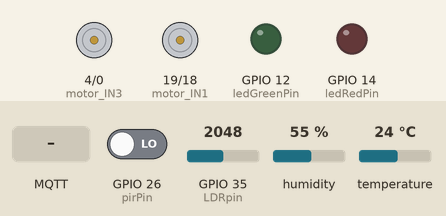
A program run on a simulated ESP32. Shown: motor-driver pin pairs drawn as motors (green arrow = first pin HIGH = forward, orange = second pin HIGH = backward, longer = more drive), output pins drawn as LEDs (lit = HIGH). Inputs (shaded band) come from the test bench; at power-on: GPIO 26 (pirPin) LOW, humidity 55 %, GPIO 35 (LDRpin) = 2048, temperature 24 °C (analog values on the 0–4095 scale). WiFi joins after 1.5 s; servers stay silent unless stated; uploads are accepted with an empty reply; the local clock reads 2024-03-15 10:24:30 at power-on unless the program sets it; no MQTT or app messages arrive unless stated; web services answer with replies made up by the test bench; what the program prints to the serial monitor is not drawn.

Above: at 2.7 s.
2.8 s: GPIO 26 (pirPin) driven HIGH
At 5.0 s:
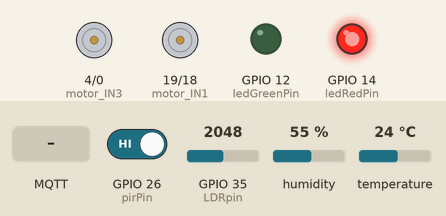
6.2 s: humidity set to 41 %
9.5 s: humidity set to 38 %
At 12.2 s:
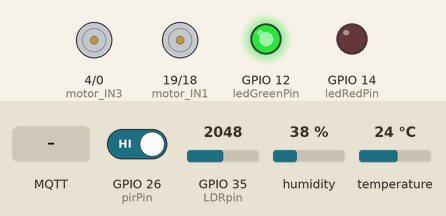
13.4 s: MQTT message "Frente" arrives on the first subscribed topic
At 16.3 s:
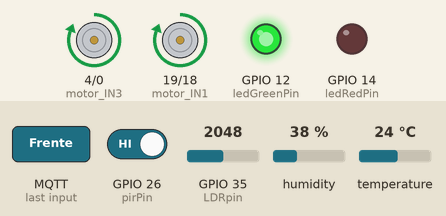
16.7 s: MQTT message "Tras" arrives on the first subscribed topic
At 19.4 s:
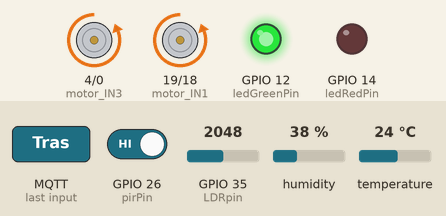
20.1 s: MQTT message "Esquerda" arrives on the first subscribed topic
At 22.4 s:
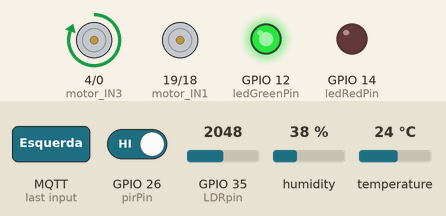
Timing chart, 0 to 23.9 s (numbered marks = the images above; inputs shaded):
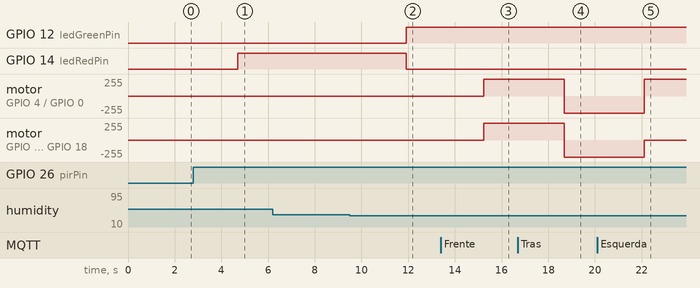

The program:

main.cpp
```cpp
#include <WiFi.h>
#include <HTTPClient.h>
#include <UrlEncode.h>
#include <PubSubClient.h>
#include "DHT.h"
#include <ArduinoJson.h>
#include "time.h"

// --- CONFIGURAÇÕES DE REDE E MQTT ---
const char* ssid = "Gustavo";
const char* password = "mqtteste";
const char* mqtt_server = "broker.hivemq.com";
const int mqtt_port = 1883;
const char* mqtt_topic_command = "senai/cimatec/robo/comandos/gradin";

// --- CONFIGURAÇÕES DO CALLMEBOT ---
String phoneNumber = "557199687174";
String apiKey = "3813015";

// --- MAPEAMENTO DE PINOS ---
#define DHTTYPE DHT11
#define DHTpin  25
const int pirPin = 26;
const int LDRpin = 35;
const int ledRedPin = 14;
const int ledGreenPin = 12;
const int motor_IN1= 19; // controle do motor esquerdo
const int motor_IN2= 18; // controle do motor esquerdo
const int motor_IN3= 4;  // controle do motor direito
const int motor_IN4= 0;  // controle do motor direito


WiFiClient espClient;
PubSubClient client(espClient);
DHT dht(DHTpin, DHTTYPE);


const char* api_url = "http://10.183.253.145:5000/leituras";


// --- CONFIGURAÇÃO DE HORÁRIO ---
const char* ntpServer = "pool.ntp.org";
const long  gmtOffset_sec = -3 * 3600; // Fuso Horário Brasil (GMT-3)
const int   daylightOffset_sec = 0;

bool systemEnabled = true; // Robô começa ligado
unsigned long lastMsg = 0; // Para o timer do loop principal


void callback(char* topic, byte* payload, unsigned int length);
void controlMotors(String command);
void sendWhatsAppAlert();
String obterTimestamp();
void enviarDadosParaAPI(float temp, float umid, int lum, bool pres, int prob);

void setup_wifi() {
  delay(10);
  Serial.println();
  Serial.print("Conectando a ");
  Serial.println(ssid);
  WiFi.begin(ssid, password);
  while (WiFi.status() != WL_CONNECTED) {
    delay(500);
    Serial.print(".");
  }
  Serial.println("\nWiFi conectado!");
  Serial.print("Endereço IP: ");
  Serial.println(WiFi.localIP());
  configTime(gmtOffset_sec, daylightOffset_sec, ntpServer);
}

void reconnect() {
  while (!client.connected()) {
    Serial.print("Tentando conectar ao MQTT...");
    if (client.connect("ESP32_Robo_Explorador")) {
      Serial.println("conectado!");
      client.subscribe(mqtt_topic_command);
    } else {
      Serial.print("falhou, rc=");
      Serial.print(client.state());
      Serial.println(" tentando novamente em 5 segundos");
      delay(5000);
    }
  }
}

void callback(char* topic, byte* payload, unsigned int length) {
  String command;
  for (int i = 0; i < length; i++) {
    command += (char)payload[i];
  }
  Serial.print("Comando recebido: ");
  Serial.println(command);

  if (command == "DESLIGAR") {
    systemEnabled = false;
    controlMotors("STOP");
  } else {
    // Qualquer outro comando de movimento liga o sistema
    systemEnabled = true;
    controlMotors(command);
  }
}


void controlMotors(String command) {

        digitalWrite(motor_IN1, LOW);
        digitalWrite(motor_IN2, LOW);
        digitalWrite(motor_IN3, LOW);
        digitalWrite(motor_IN4, LOW);

    if (command == "Frente") {
        digitalWrite(motor_IN1, HIGH);
        digitalWrite(motor_IN2, LOW);
        digitalWrite(motor_IN3, HIGH);
        digitalWrite(motor_IN4, LOW);

    } else if (command == "Tras") {
        digitalWrite(motor_IN1, LOW);
        digitalWrite(motor_IN2, HIGH);
        digitalWrite(motor_IN3, LOW);
        digitalWrite(motor_IN4, HIGH);

    } else if (command == "Esquerda") {
        digitalWrite(motor_IN1, LOW);
        digitalWrite(motor_IN2, LOW);
        digitalWrite(motor_IN3, HIGH);
        digitalWrite(motor_IN4, LOW);
    } else if (command == "Direita") {
        digitalWrite(motor_IN1, HIGH);
        digitalWrite(motor_IN2, LOW);
        digitalWrite(motor_IN3, LOW);
        digitalWrite(motor_IN4, LOW);
    } else if (command == "Parado") {
        digitalWrite(motor_IN1, LOW);
        digitalWrite(motor_IN2, LOW);
        digitalWrite(motor_IN3, LOW);
        digitalWrite(motor_IN4, LOW);
    }
}

// --- FUNÇÃO PARA ALERTA NO WHATSAPP ---
void sendWhatsAppAlert() {
  String message = "Alerta! Alta probabilidade de vida detectada no planeta.";
  String url = "https://api.callmebot.com/whatsapp.php?phone=" + phoneNumber + "&apikey=" + apiKey + "&text=" + urlEncode(message);

  HTTPClient http;
  http.begin(url);
  http.addHeader("Content-Type", "application/x-www-form-urlencoded");

  int httpResponseCode = http.GET();
  if (httpResponseCode == 200) {
    Serial.println("Mensagem de alerta enviada com sucesso!");
  } else {
    Serial.print("Erro ao enviar mensagem de alerta! Código: ");
    Serial.println(httpResponseCode);
  }
  http.end();
}

// --- FUNÇÃO PARA OBTER TIMESTAMP ---
String obterTimestamp() {
  struct tm timeinfo;
  if (!getLocalTime(&timeinfo)) {
    Serial.println("Falha ao obter a hora do servidor NTP");
    return "2025-01-01T00:00:00Z";
  }
  char timeStringBuff[32];
  strftime(timeStringBuff, sizeof(timeStringBuff), "%Y-%m-%dT%H:%M:%SZ", &timeinfo);
  return String(timeStringBuff);
}


// --- FUNÇÃO PARA ENVIAR DADOS À API ---
void enviarDadosParaAPI(float temp, float umid, int lum, bool pres, int prob) {
  if (WiFi.status() != WL_CONNECTED) {
    Serial.println("API: Sem WiFi, não foi possível enviar dados.");
    return;
  }

  HTTPClient http;
  http.begin(api_url);
  http.addHeader("Content-Type", "application/json");


  StaticJsonDocument<256> doc;
  doc["timestamp"] = obterTimestamp();
  doc["temperatura_c"] = temp;
  doc["umidade_pct"] = umid;
  doc["luminosidade"] = lum;
  doc["presenca"] = pres ? 1 : 0;
  doc["probabilidade_vida"] = prob;

  String jsonPayload;
  serializeJson(doc, jsonPayload);

  int httpCode = http.POST(jsonPayload);

  if (httpCode == 201) {
    Serial.println("API: Dados enviados com sucesso.");
  } else {
    Serial.printf("API: POST falhou, código: %d - %s\n", httpCode, http.errorToString(httpCode).c_str());
  }

  http.end();
}

void setup() {
  Serial.begin(9600);
  analogReadResolution(12);
  pinMode(pirPin, INPUT);
  pinMode(ledRedPin, OUTPUT);
  pinMode(ledGreenPin, OUTPUT);
  pinMode(LDRpin, INPUT);
  pinMode(motor_IN1, OUTPUT);
  pinMode(motor_IN2, OUTPUT);
  pinMode(motor_IN3, OUTPUT);
  pinMode(motor_IN4, OUTPUT);

  // Inicializa o sensor DHT
  dht.begin();

  controlMotors("STOP"); // Garante que os motores comecem parados

  setup_wifi();
  client.setServer(mqtt_server, mqtt_port);
  client.setCallback(callback);
}

void loop() {
  if (!client.connected()) {
    reconnect();
  }
  client.loop();

  unsigned long now = millis();
  if (now - lastMsg > 2000) {
    lastMsg = now;

    // --- LEITURA DOS SENSORES ---
    float humidity = dht.readHumidity();
    float temperature = dht.readTemperature();
    int lightValue = analogRead(LDRpin);
    bool presenceState = digitalRead(pirPin);

    int probability = 0;

    // --- CÁLCULO DA PROBABILIDADE DE VIDA ---
    if (systemEnabled) {
      if (temperature >= 15 && temperature <= 30) {
        probability += 25;
      }
      if (humidity >= 40 && humidity <= 95) {
        probability += 25;
      }
      if (lightValue > 2000) {
        probability += 20;
      }
      if (presenceState) {
        probability += 30;
      }
    }

    // --- LÓGICA DE DECISÃO E ATUADORES ---
    Serial.println("--- Relatório do Robô ---");
    Serial.print("Temperatura: "); Serial.print(temperature); Serial.println(" °C");
    Serial.print("Umidade: "); Serial.print(humidity); Serial.println(" %");
    Serial.print("Intensidade da Luz: "); Serial.println(lightValue);
    Serial.print("Sensor de Presença: "); Serial.println(presenceState ? "Presença detectada" : "Sem presença");
    Serial.print("Probabilidade de Vida: "); Serial.print(probability); Serial.println(" %");

    if (!systemEnabled) {
      digitalWrite(ledGreenPin, LOW);
      digitalWrite(ledRedPin, HIGH);
      Serial.println("Estado do Robô: DESLIGADO");
    } else if (probability > 75) {
      digitalWrite(ledGreenPin, LOW);
      digitalWrite(ledRedPin, HIGH);
      Serial.println("Estado do Robô: ALERTA! Alta probabilidade de vida detectada!");
      sendWhatsAppAlert();
    } else {
      digitalWrite(ledGreenPin, HIGH);
      digitalWrite(ledRedPin, LOW);
      Serial.println("Estado do Robô: Exploração normal. Nenhum indício relevante detectado.");
    }
    Serial.println("---------------------------\n");
    enviarDadosParaAPI(temperature, humidity, lightValue, presenceState, probability);
  }
  delay(3000);
}
```

Measured:
- the behaviour switches between 40 and 39 % on humidity (found by bisection; images 1 and 2)
- after the input at 2.8 s, GPIO 12 (ledGreenPin): stays LOW (without the input it goes to HIGH after 1.9 s); GPIO 14 (ledRedPin): LOW → HIGH after 1.9 s
- after the input at 6.2 s, every drawn part: stays the same
- after the input at 9.5 s, GPIO 12 (ledGreenPin): LOW → HIGH after 2.4 s; GPIO 14 (ledRedPin): HIGH → LOW after 2.4 s
- after the input at 13.4 s, motor on GPIO 4 (motor_IN3) / GPIO 0 (motor_IN4), motor on GPIO 19 (motor_IN1) / GPIO 18 (motor_IN2): stopped → forward 255/255 after 1.8 s
- after the input at 16.7 s, motor on GPIO 4 (motor_IN3) / GPIO 0 (motor_IN4), motor on GPIO 19 (motor_IN1) / GPIO 18 (motor_IN2): forward 255/255 → backward 255/255 after 2.0 s
- after the input at 20.1 s, motor on GPIO 4 (motor_IN3) / GPIO 0 (motor_IN4): backward 255/255 → forward 255/255 after 2.0 s; motor on GPIO 19 (motor_IN1) / GPIO 18 (motor_IN2): backward 255/255 → stopped after 2.0 s
